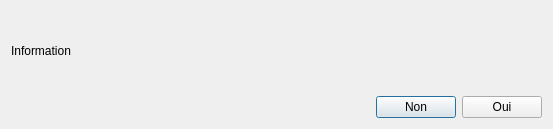
<?xml version="1.0" encoding="UTF-8"?>
<ui version="4.0">
 <class>DeleteArchivedDialog</class>
 <widget class="QDialog" name="DeleteArchivedDialog">
  <property name="geometry">
   <rect>
    <x>0</x>
    <y>0</y>
    <width>553</width>
    <height>129</height>
   </rect>
  </property>
  <property name="windowTitle">
   <string>Dialog</string>
  </property>
  <layout class="QVBoxLayout" name="verticalLayout">
   <item>
    <widget class="QLabel" name="delete_msg">
     <property name="text">
      <string>Information</string>
     </property>
    </widget>
   </item>
   <item>
    <layout class="QHBoxLayout" name="horizontalLayout">
     <item>
      <spacer name="horizontalSpacer">
       <property name="orientation">
        <enum>Qt::Horizontal</enum>
       </property>
       <property name="sizeHint" stdset="0">
        <size>
         <width>40</width>
         <height>20</height>
        </size>
       </property>
      </spacer>
     </item>
     <item>
      <widget class="QPushButton" name="delete_no">
       <property name="text">
        <string>Non</string>
       </property>
      </widget>
     </item>
     <item>
      <widget class="QPushButton" name="delete_yes">
       <property name="text">
        <string>Oui</string>
       </property>
      </widget>
     </item>
    </layout>
   </item>
  </layout>
 </widget>
 <resources/>
 <connections/>
</ui>
